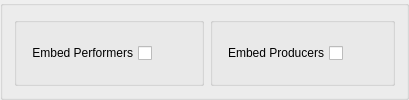
                <widget class="QGroupBox" name="gb2_6">
                 <property name="title">
                  <string/>
                 </property>
                 <property name="flat">
                  <bool>true</bool>
                 </property>
                 <layout class="QHBoxLayout" name="horizontalLayout_136">
                  <item>
                   <widget class="QGroupBox" name="groupBox_72">
                    <property name="title">
                     <string/>
                    </property>
                    <layout class="QHBoxLayout" name="horizontalLayout_141">
                     <item>
                      <widget class="QCheckBox" name="embed_performers">
                       <property name="layoutDirection">
                        <enum>Qt::RightToLeft</enum>
                       </property>
                       <property name="text">
                        <string>Embed Performers</string>
                       </property>
                      </widget>
                     </item>
                     <item>
                      <spacer name="horizontalSpacer_79">
                       <property name="orientation">
                        <enum>Qt::Horizontal</enum>
                       </property>
                       <property name="sizeHint" stdset="0">
                        <size>
                         <width>40</width>
                         <height>20</height>
                        </size>
                       </property>
                      </spacer>
                     </item>
                    </layout>
                   </widget>
                  </item>
                  <item>
                   <widget class="QGroupBox" name="groupBox_69">
                    <property name="title">
                     <string/>
                    </property>
                    <layout class="QHBoxLayout" name="horizontalLayout_137">
                     <item>
                      <widget class="QCheckBox" name="embed_producers">
                       <property name="layoutDirection">
                        <enum>Qt::RightToLeft</enum>
                       </property>
                       <property name="text">
                        <string>Embed Producers</string>
                       </property>
                      </widget>
                     </item>
                     <item>
                      <spacer name="horizontalSpacer_76">
                       <property name="orientation">
                        <enum>Qt::Horizontal</enum>
                       </property>
                       <property name="sizeHint" stdset="0">
                        <size>
                         <width>40</width>
                         <height>20</height>
                        </size>
                       </property>
                      </spacer>
                     </item>
                    </layout>
                   </widget>
                  </item>
                 </layout>
                </widget>
